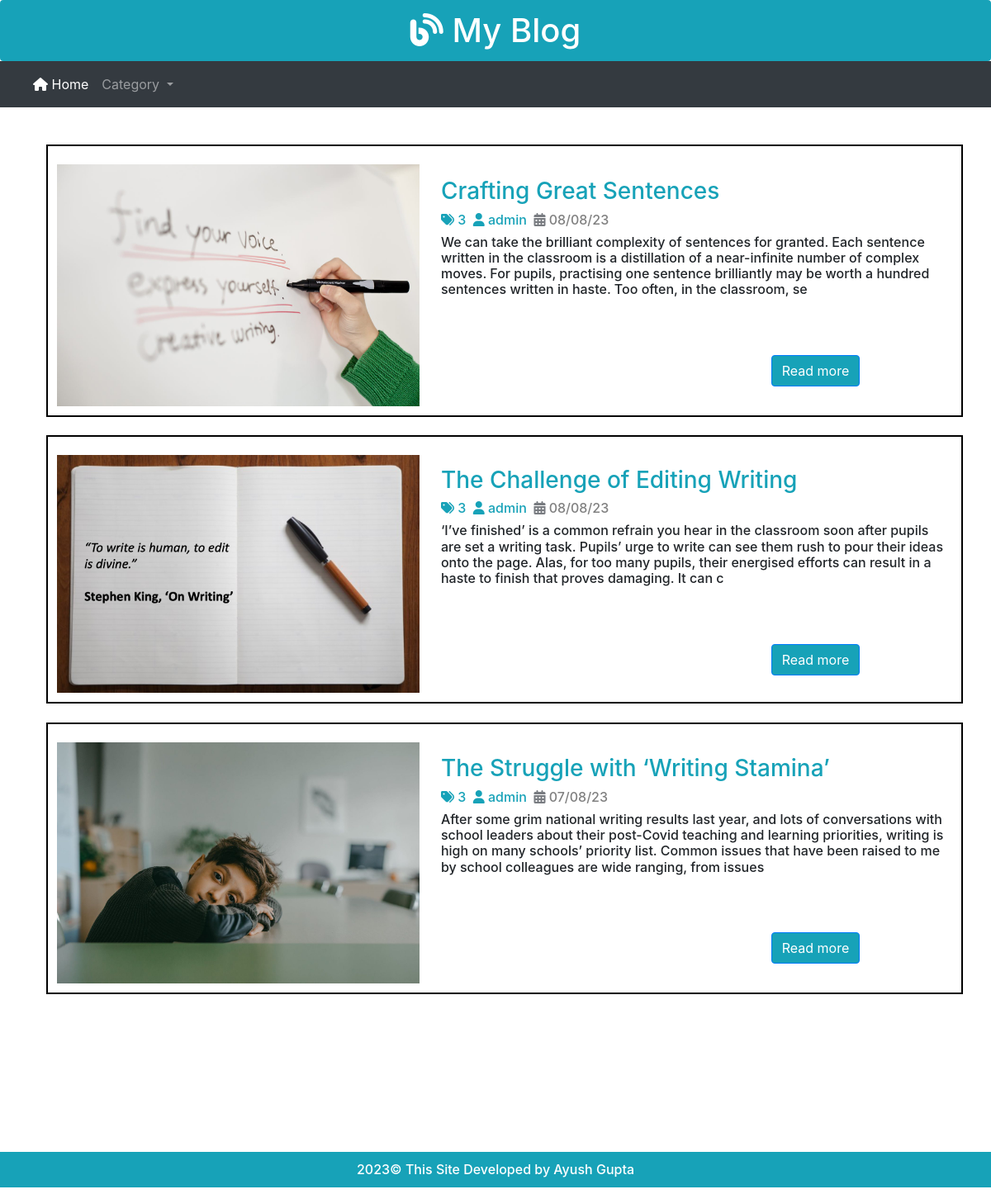
Screenshot of /cate_wise.php?id=3 with the database file from the repository.
### tables this page shows
CREATE TABLE `post` (
  `id` int(11) NOT NULL,
  `title` varchar(200) NOT NULL,
  `photo` varchar(200) NOT NULL,
  `category` varchar(200) NOT NULL,
  `description` text NOT NULL,
  `date` varchar(50) NOT NULL,
  `author` varchar(50) NOT NULL
);

### cate_wise.php (the view, shortened to what this page needs)
	<?php
	include 'admin/config.php';
		$category=$_GET['id'];
	$res=mysqli_query($conn,"SELECT * FROM `post` LEFT JOIN category ON post.category=category.cate_id where post.category='$category' ORDER BY post.id DESC;");
	$count=mysqli_num_rows($res);
 ?>
<!DOCTYPE html>
<html>
<head>
	<link rel="stylesheet" href="https://cdn.jsdelivr.net/npm/bootstrap@4.0.0/dist/css/bootstrap.min.css"
>
	<link rel="stylesheet" type="text/css"
		href="https://cdnjs.cloudflare.com/ajax/libs/font-awesome/6.4.0/css/all.min.css">
	<link rel="stylesheet" type="text/css" href="css/index.css">
</head>
<body>
	<?php include 'main_header.php'; ?>
	<div class="container">
		<div class="row">
			<div class="col-sm-12" style=" border-radius: 10px; width: 100%; height: 100%; margin-top: 3%;">
				<?php
					if ($count>=1) {
				while ($rs=mysqli_fetch_array($res)) {
							?>
				<div class="row"style=" width: 100%; align-items: center; border: 2px solid black; display: inline-flex; height: 100%; margin: 1%">
					<div class="col-sm-5 " style="padding: 1%; text-align: center; width: 100%; height: 100%;
					margin-top: 1%;">
						<img src="admin/image/<?php echo $rs['photo']; ?>" width="100%" heigh="100%">
					</div>
					<div class="col-sm-7" style="margin-top:1%">
						<h3 style="color: #17a2b8;">
							<?php echo $rs['title']; ?>
							</h3>
							<h6 style="color:#17a2b8;"><i class="fa-solid fa-tags"></i>
								<?php echo $rs['category'] ?>&nbsp;&nbsp;<i class="fa-solid fa-user"></i>
								<?php echo $rs['author']; ?>&nbsp;&nbsp;<i class="fa-solid fa-calendar-days"
									style="color: #797c81;"></i><span style="color:grey">
									<?php echo $rs['date'] ?>
								</span>
							</h6>
							<h6>
								<?php echo substr($rs['description'],0,300) ; ?>
							</h6>
							<a href="post_detail.php?id=<?php echo $rs['id']; ?>"><button style="margin-left:65%;margin-top:10%; background-color:#17a2b8" class="btn btn-primary mb-2">Read more</button></a>
					</div>
				</div>
				<?php }}
				else{
					echo "<h1 style='text-align:center'>---No Post---</h1>";
				}
				 ?>
			</div>
		</div>
	</div>
	<?php include 'footer.php'; ?>
</body>
</html>

### Css/index.css (style rules this page uses)
body { margin: 0; padding: 0; background-color: #ffff; height: 100%; }

### rows the page displays
post: photo (picture), title "Crafting Great Sentences", category "3", author "admin", date "08/08/23", description "We can take the brilliant complexity of sentences for granted. Each sentence written in the classroom is a distillation of a near-infinite number of complex moves. For pupils, practising one sentence brilliantly may be worth a hundred sentences written in haste. Too often, in the classroom, se"
post: photo (picture), title "The Challenge of Editing Writing", category "3", author "admin", date "08/08/23", description "‘I’ve finished’ is a common refrain you hear in the classroom soon after pupils are set a writing task. Pupils’ urge to write can see them rush to pour their ideas onto the page. Alas, for too many pupils, their energised efforts can result in a haste to finish that proves damaging. It can c"
post: photo (picture), title "The Struggle with ‘Writing Stamina’", category "3", author "admin", date "07/08/23", description "After some grim national writing results last year, and lots of conversations with school leaders about their post-Covid teaching and learning priorities, writing is high on many schools’ priority list. Common issues that have been raised to me by school colleagues are wide ranging, from issues"
